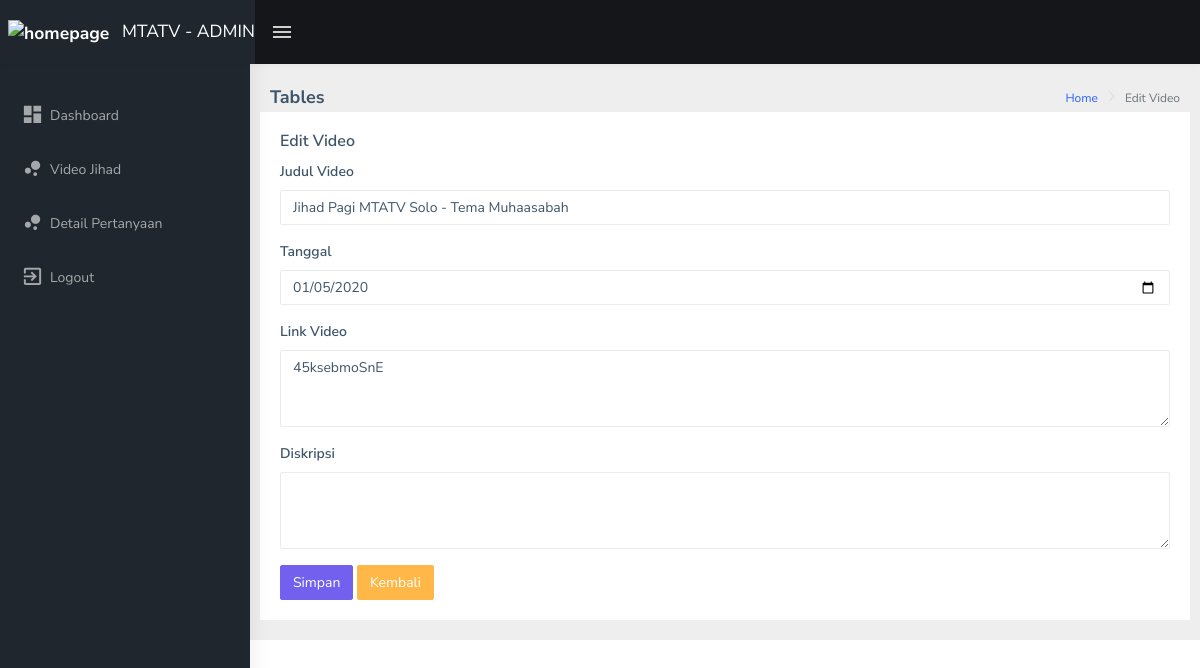
Page /admin/index.php?halaman=editjihad&id=1 (signed in) on the committed database.
### tables this page shows
CREATE TABLE `jihad_pagi` (
  `id_jihad` int(11) NOT NULL,
  `judul` varchar(1000) NOT NULL,
  `tanggal` date NOT NULL,
  `link` varchar(255) NOT NULL,
  `id_kategori` int(11) NOT NULL
);

### admin/editjihad.php (the view, shortened to what this page needs)
<?php
require("koneksi.php");
$ambil = $conn->query("SELECT * FROM jihad_pagi WHERE id_jihad='$_GET[id]'");
$row = $ambil->fetch_assoc();
?>
<!DOCTYPE html>
<html dir="ltr" lang="en">
<head>
</head>
<body>
    <div class="page-breadcrumb">
        <div class="row">
            <div class="col-12 d-flex no-block align-items-center">
                <h4 class="page-title">Tables</h4>
                <div class="ms-auto text-end">
                    <nav aria-label="breadcrumb">
                        <ol class="breadcrumb">
                            <li class="breadcrumb-item"><a href="#">Home</a></li>
                            <li class="breadcrumb-item active" aria-current="page">
                                Edit Video
                            </li>
                        </ol>
                    </nav>
                </div>
            </div>
        </div>
    </div>
    <div class="container-fluid">
        <div class="row">
            <div class="col-12">
                <div class="card">
                    <div class="card-body">
                        <h5 class="card-title">Edit Video</h5>
                        <form method="POST">
                            <div class="mb-3">
                                <label for="exampleInputEmail1" class="form-label">Judul Video</label>
                                <input type="text" name="judul" class="form-control" value="<?php echo $row['judul']; ?>">
                            </div>
                            <div class="mb-3">
                                <label for="exampleInputEmail1" class="form-label">Tanggal</label>
                                <input type="date" name="tanggal" class="form-control" value="<?php echo $row['tanggal']; ?>">
                            </div>
                            <div class=" mb-3">
                                <label for="exampleFormControlTextarea1" class="form-label">Link Video</label>
                                <textarea name="link" class="form-control" rows="3"><?php echo $row['link']; ?></textarea>
                            </div>
                            <div class="mb-3">
                                <label for="exampleFormControlTextarea1" class="form-label">Diskripsi</label>
                                <textarea name="deskripsi" class="form-control" rows="3"><?php echo $row['deskripsi']; ?></textarea>
                            </div>
                            <button type="submit" name="edit" class="btn btn-primary">Simpan</button>
                            <button type="button" class="btn btn-warning" onclick="location.href='index.php?halaman=JihadPagi';">Kembali</button>
                        </form>
                    </div>
                </div>
            </div>
        </div>
    </div>
</body>
</html>

### rows in the picture
jihad_pagi: judul "Jihad Pagi MTATV Solo - Tema Muhaasabah", tanggal "01/05/2020", link "45ksebmoSnE"
